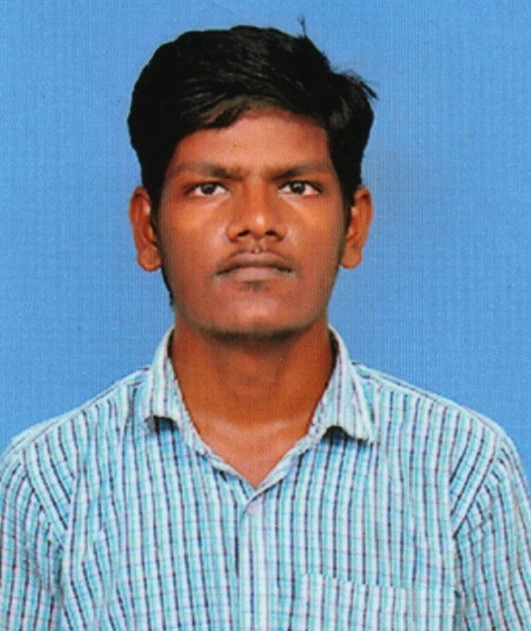
#> input picture Image Processing/guna.jpg, 531 x 631 px
$ python 7.py   (older library calls are emulated)
#> lines starting #> are read from the running program, lines starting #| are printed output that depends on the picture
import cv2
import numpy as np
import matplotlib.pyplot as plt

img=cv2.imread ("guna.jpg",0)
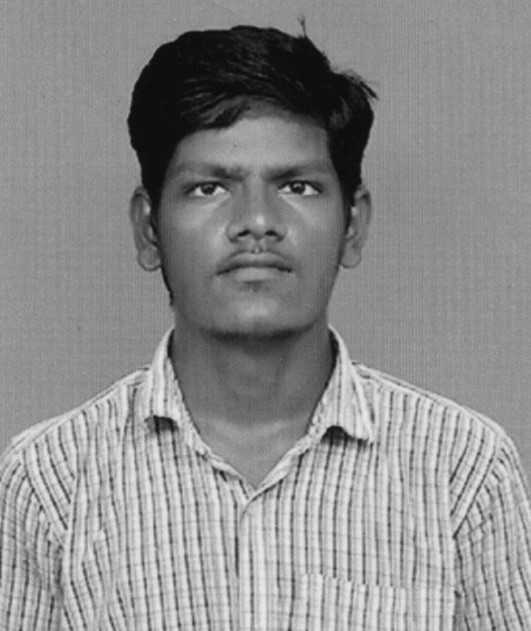
#> img: shape (631, 531); min 7, max 235, mean 141.1
img_gaussian=cv2.GaussianBlur(img,(3,3),0)

img_sobelx = cv2.Sobel(img_gaussian,cv2.CV_8U,1,0,ksize=3)
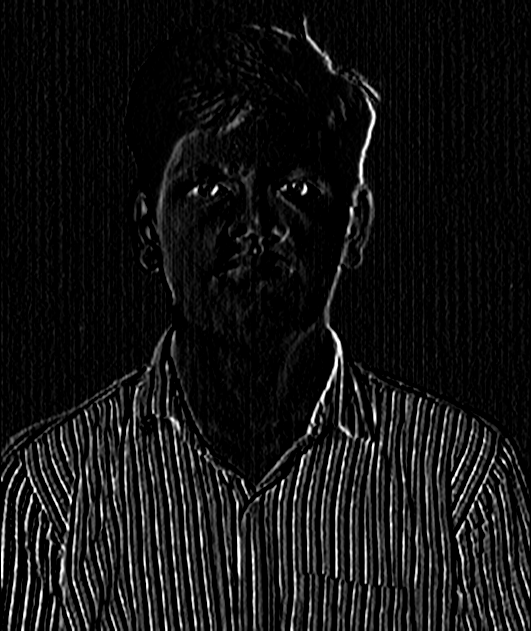
#> img_sobelx: shape (631, 531); min 0, max 255, mean 19.3
img_sobely=cv2.Sobel(img_gaussian,cv2.CV_8U,0,1,ksize=3)
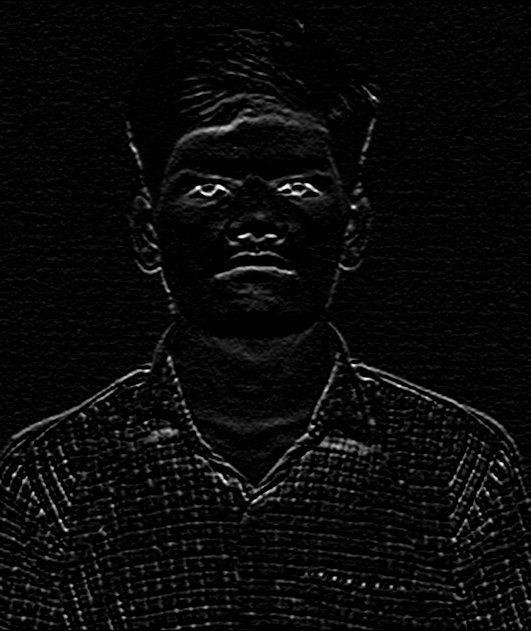
#> img_sobely: shape (631, 531); min 0, max 255, mean 9.5
img_sobel=img_sobelx+img_sobely
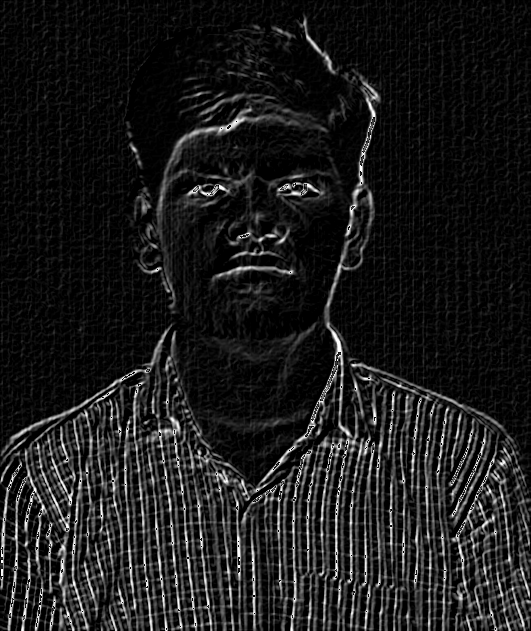
#> img_sobel: shape (631, 531); min 0, max 255, mean 27.5

kernelx = np.array([[1,1,1],[0,0,0],[-1,-1,-1]])
kernely = np.array([[-1,0,1],[-1,0,1],[-1,0,1]])
img_prewittx=cv2.filter2D(img_gaussian,-1,kernelx)
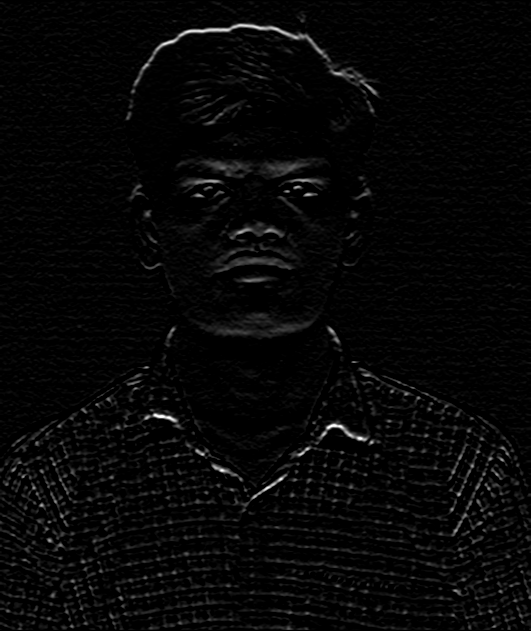
#> img_prewittx: shape (631, 531); min 0, max 255, mean 6.7
img_prewitty=cv2.filter2D(img_gaussian,-1,kernely)
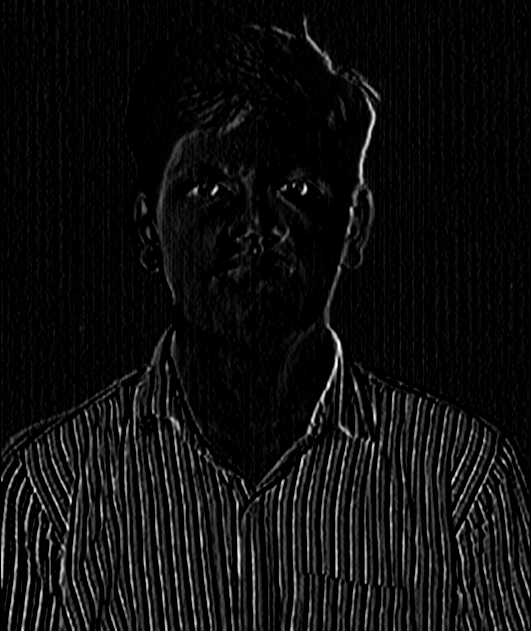
#> img_prewitty: shape (631, 531); min 0, max 255, mean 14.5
img_prewitt=img_prewittx+img_prewitty
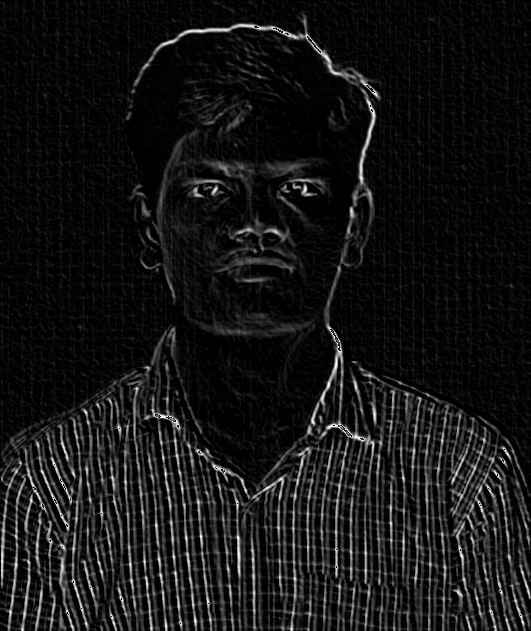
#> img_prewitt: shape (631, 531); min 0, max 255, mean 20.9

plt.subplot(3,3,2)
plt.imshow(img,cmap='gray')
plt.xticks([])
plt.yticks([])
plt.title("original image")

plt.subplot(3,3,4)
plt.imshow(img_sobelx,cmap='gray')
plt.xticks([])
plt.yticks([])
plt.title('sobel x')

plt.subplot(3,3,5)
plt.imshow(img_sobely,cmap='gray')
plt.xticks([])
plt.yticks([])
plt.title("sobel y")

plt.subplot(3,3,6)
plt.imshow(img_sobel,cmap='gray')
plt.xticks([])
plt.yticks([])
plt.title('sobel edges')

plt.subplot(3,3,7)
plt.imshow(img_prewittx,cmap='gray')
plt.xticks([])
plt.yticks([])
plt.title('prewitt x')

plt.subplot(3,3,8)
plt.imshow(img_prewitty,cmap='gray')
plt.xticks([])
plt.yticks([])
plt.title('prewitt y')

plt.subplot(3,3,9)
plt.imshow(img_prewitt,cmap='gray')
plt.xticks([])
plt.yticks([])
plt.title('prewitt edges')

plt.show()

cv2.waitKey(0)
cv2.destroyAllWindows()
